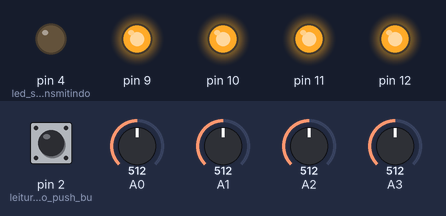
A sketch run on a simulated Arduino Nano, built with avr-gcc and run on an emulated ATmega328P. Shown: output pins drawn as LEDs (lit = HIGH). Dashed ring = blinking. Inputs (shaded band) come from the test bench; at power-on: A0 = 512, A1 = 512, pin 2 (leitura_do_módulo_push_bu) LOW, A2 = 512, A3 = 512. No radio packets arrive unless stated.

Above: at 1.2 s.
1.3 s: A0 set to 663
2.8 s: A0 set to 699
At 3.08 s:
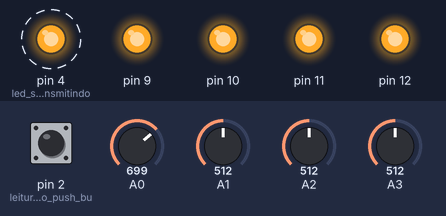
5.8 s: A0 set to 306
At 7.0 s:
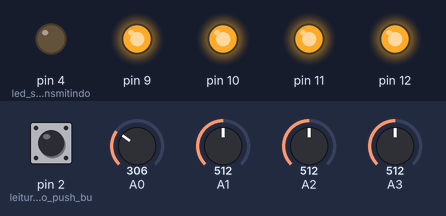
7.3 s: A1 set to 648
8.8 s: A1 set to 670
At 9.14 s:
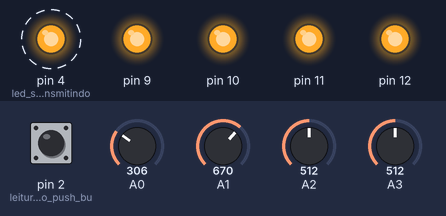
Timing chart, 0 to 12.8 s (numbered marks = the images above; inputs shaded):
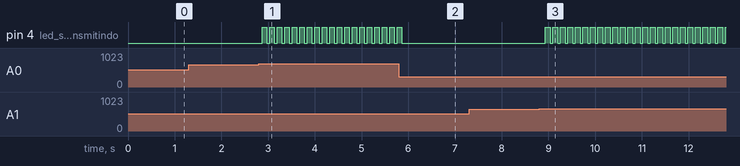

The sketch:

carrinho_nano.ino
```cpp
// (licence header left out)
#include <VirtualWire.h>

int vert = 0;
int hori = 0;
int hozdead = 380;
int verdead = 360;

uint8_t pos[1] = {0};

void setup() {
  vw_set_tx_pin(3);//pino do transmissor RF
  vw_setup(2000);
  pinMode(2, INPUT);//leitura do módulo push button
  pinMode(4, OUTPUT);//led se está transmitindo ou não
  for(int i=9; i<13; i++){//fornecer energia aos módulos, 5V em 9 a 12
    pinMode(i, OUTPUT);
    digitalWrite(i, HIGH);
  }
}

void loop() {
  digitalWrite(4, LOW);

  /* Push button */
  if(digitalRead(2)){
    pos[0] = 9;
    vw_send((uint8_t*)pos, sizeof(pos));
    vw_wait_tx();
    digitalWrite(4, HIGH);
  }

  /* Joystick do caminhão */
  hori = analogRead(A0);
  vert = analogRead(A1);
  if (vert > verdead+300){
    pos[0]=2;
  }//direita 2
  else if (vert < verdead-300){
    pos[0]=1;
  }//esquerda 1
  else if (hori > hozdead+300){
    pos[0]=4;
  }//cima 4
  else if (hori < hozdead-300){
    pos[0]=3;
  }//baixo 3
  else {
    pos[0] = 0;
  }
  if(pos[0]){
    vw_send((uint8_t*)pos, sizeof(pos));
    vw_wait_tx();
    digitalWrite(4, HIGH);
  }

  /* Joystick do braço robótico */
  hori = analogRead(A2);
  vert = analogRead(A3);
  if (vert > verdead+300){
    pos[0]=5;
  }//direita 5
  else if (vert < verdead-300){
    pos[0]=6;
  }//esquerda 6
  else if (hori > hozdead+300){
    pos[0]=7;
  }//cima 7
  else if (hori < hozdead-300){
    pos[0]=8;
  }//baixo 8
  else {
    pos[0] = 0;
  }
  if(pos[0]){
    vw_send((uint8_t*)pos, sizeof(pos));
    vw_wait_tx();
    digitalWrite(4, HIGH);
  }
  delay(100);
}
```

Measured:
- the behaviour switches between 680 and 681 on A0 (found by bisection; images 0 and 1)
- the behaviour switches between 660 and 661 on A1 (found by bisection; images 2 and 3)
- after the input at 1.3 s, every drawn part: stays the same
- after the input at 2.8 s, pin 4 (led_se_está_transmitindo): alternates HIGH for 0.10 s and LOW for 0.06 s, starting after 0.07 s
- after the input at 5.8 s, pin 4 (led_se_está_transmitindo): goes on until 5.9 s, then stays LOW
- after the input at 7.3 s, every drawn part: stays the same
- after the input at 8.8 s, pin 4 (led_se_está_transmitindo): alternates HIGH for 0.10 s and LOW for 0.06 s, starting after 0.13 s
